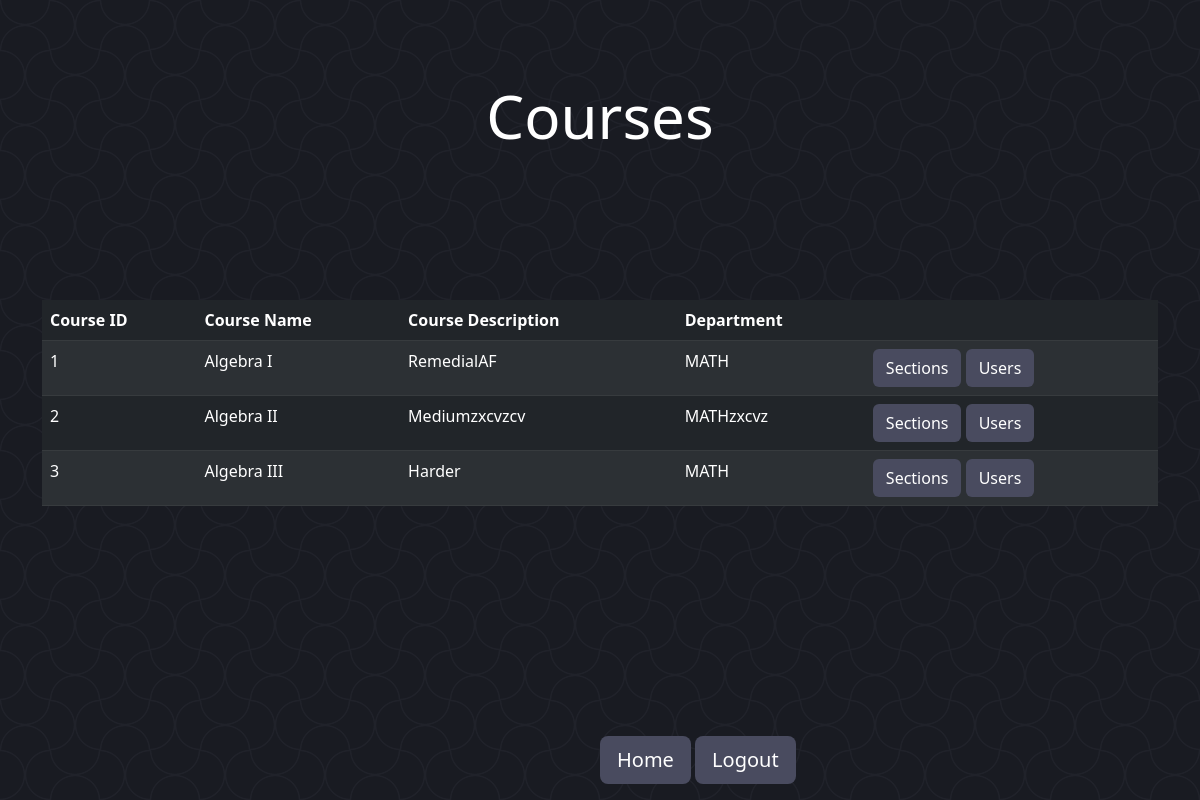
Before: /courses/ (signed in) with the older database file.
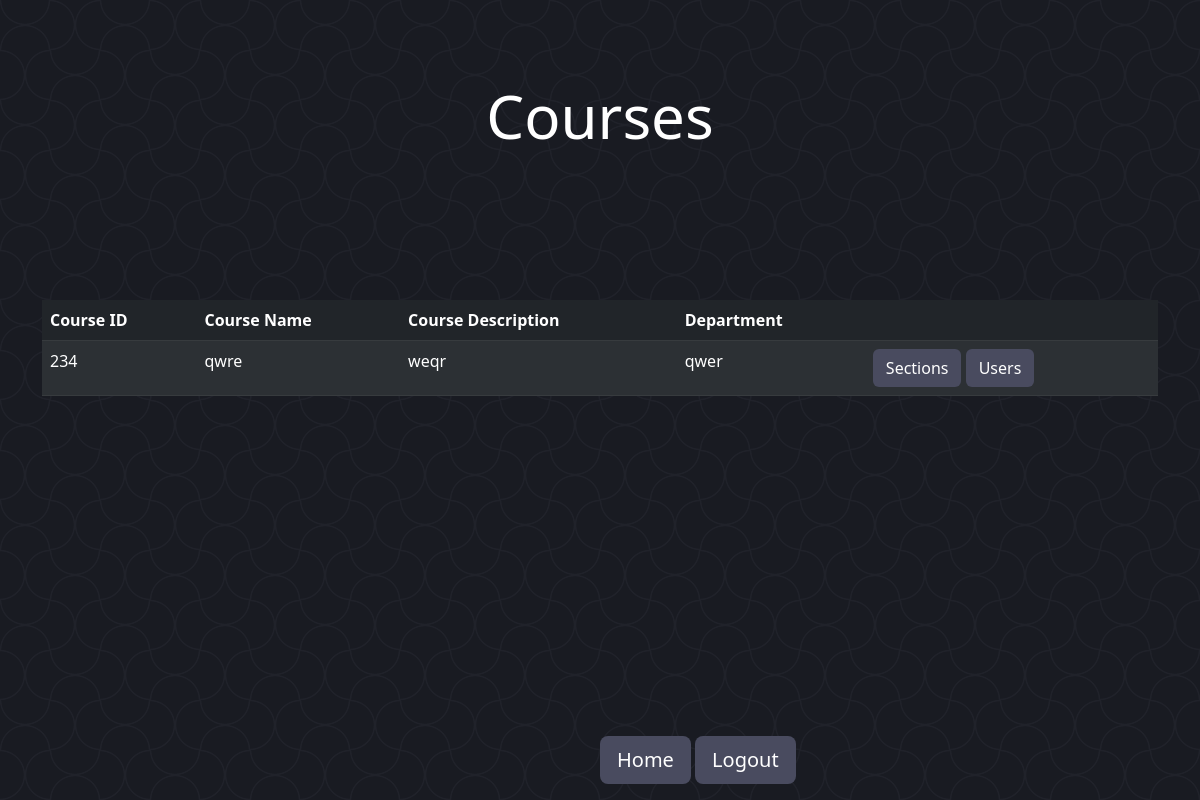
After: the same page with the newer database file.
### Management/models.py (models this page shows, shortened)
class Course(models.Model):
    courseID = models.IntegerField(primary_key=True)
    courseName = models.CharField(max_length=40)
    courseDescription = models.CharField(max_length=140)
    courseDepartment = models.CharField(max_length=16)

### Management/views.py (the view)
# urls.py: path('courses/', courses.as_view(), name='courses'),
class courses(View):
    def get(self, request):
        if 'messageC' not in request.session:
            request.session['messageC'] = ""
        msg = request.session['messageC']
        request.session['messageC'] = ''
        userRole = request.session['roleSession']
        course = Course.objects.all()
        context = {'courses': course, 'roleTemplate': userRole, 'message': msg}
        return render(request, "main/Course/courses.html", context)

### templates/main/Course/courses.html (shortened to what this page needs)
{% extends 'basePages.html' %}
{% block header %}
    Courses
{% endblock header %}
{% block content %}
    <div class="container">
        <table class="table table-dark table-striped" style="color: white">
            <thead>
                <th scope="col">Course ID</th>
                <th scope="col">Course Name</th>
                <th scope="col">Course Description</th>
                <th scope="col">Department</th>
                <th scope="col"></th>
            </thead>
            <tbody>
                {% for course in courses %}
                    <tr>
                        <td>{{ course.courseID }}</td>
                        <td>{{ course.courseName }}</td>
                        <td>{{ course.courseDescription }}</td>
                        <td>{{ course.courseDepartment }}</td>
                        <td>
                            <a class="btn" href="{% url 'sections' course.courseID %}" role="button" style="color: white; background-color: #494b5f">Sections</a>
                            <a class="btn" href="{% url 'usersInCourse' course.courseID %}" role="button" style="color: white; background-color: #494b5f">Users</a>
                        </td>
                    </tr>
                {% endfor %}
            </tbody>
        </table>
    </div>
{% endblock content %}

Changed rows visible on the page:
removed Course: courseID "1", courseName "Algebra I", courseDescription "RemedialAF", courseDepartment "MATH"
removed Course: courseID "2", courseName "Algebra II", courseDescription "Mediumzxcvzcv", courseDepartment "MATHzxcvz"
removed Course: courseID "3", courseName "Algebra III", courseDescription "Harder", courseDepartment "MATH"
added Course: courseID "234", courseName "qwre", courseDescription "weqr", courseDepartment "qwer"
